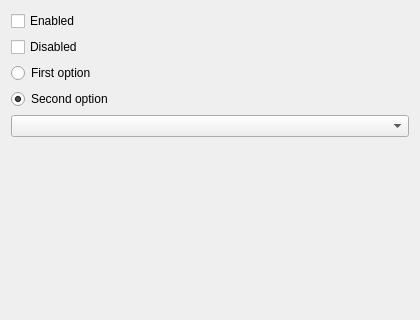
<?xml version="1.0" encoding="UTF-8"?>
<ui version="4.0"><class>Dialog</class><widget class="QDialog" name="Dialog"><property name="geometry"><rect><x>0</x><y>0</y><width>420</width><height>320</height></rect></property><property name="windowTitle"><string>Checks 1</string></property><layout class="QVBoxLayout" name="verticalLayout"><property name="leftMargin"><number>11</number></property><property name="topMargin"><number>11</number></property><property name="rightMargin"><number>11</number></property><property name="bottomMargin"><number>11</number></property><property name="spacing"><number>6</number></property><item><widget class="QCheckBox" name="check_1"><property name="text"><string>Enabled</string></property><property name="checked"><bool>false</bool></property></widget></item><item><widget class="QCheckBox" name="check_2"><property name="text"><string>Disabled</string></property><property name="checked"><bool>false</bool></property></widget></item><item><widget class="QRadioButton" name="radio_1"><property name="text"><string>First option</string></property><property name="checked"><bool>false</bool></property></widget></item><item><widget class="QRadioButton" name="radio_2"><property name="text"><string>Second option</string></property><property name="checked"><bool>true</bool></property></widget></item><item><widget class="QComboBox" name="combo"></widget></item><item><spacer name="verticalSpacer"><property name="orientation"><enum>Qt::Orientation::Vertical</enum></property><property name="sizeHint" stdset="0"><size><width>40</width><height>20</height></size></property></spacer></item></layout></widget></ui>
